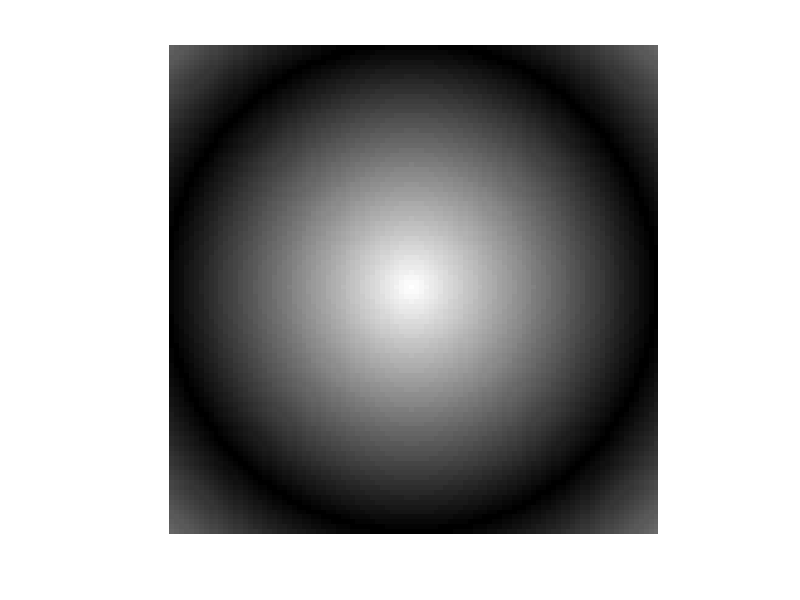

MATLAB code to generate this figure: (Note: this script raises an error after producing the figure.)
clear
% image size
img_size = 100;

% defining the number of rows for the matrix
rowNum = img_size;

% defining the number of cols for the matrix
colNum = img_size;

%empty vector for the image data
img_data = [];

%locating the center of the image
center_X = img_size / 2;
center_Y = img_size / 2;

for row = 1:rowNum
    % stores the of the pixel value for each row (starting from 1)
    imgRow = [];
    for col = 1:colNum
        
        center = sqrt((row - center_X)^2 + (col - center_Y)^2);
       
        normalizeCenter = center/max(center_X,center_Y);
       
        shadingValue = 1 - normalizeCenter;
       
        pixelVal = uint8(abs(shadingValue*255));

        %concatenate the pixel value into each row of the vector
        imgRow = [imgRow pixelVal];
    end
    %vector containing the image data
    img_data = [img_data ;imgRow];
end
%shows the image
imshow(img_data);

%saves the image
imwrite(img_data,"test5.png");

%opens the image
imread("test4.png");

